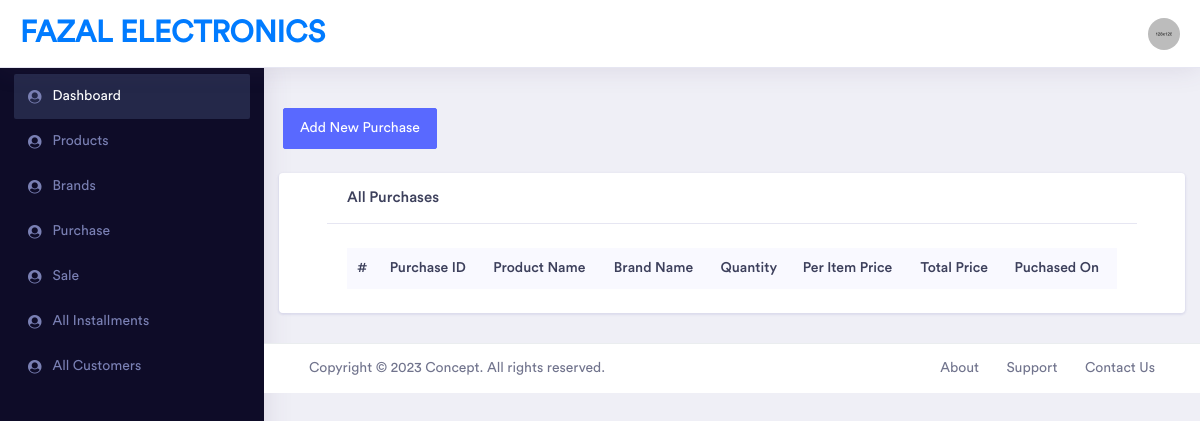
Page /views/product/purchases.php on the earlier database version.
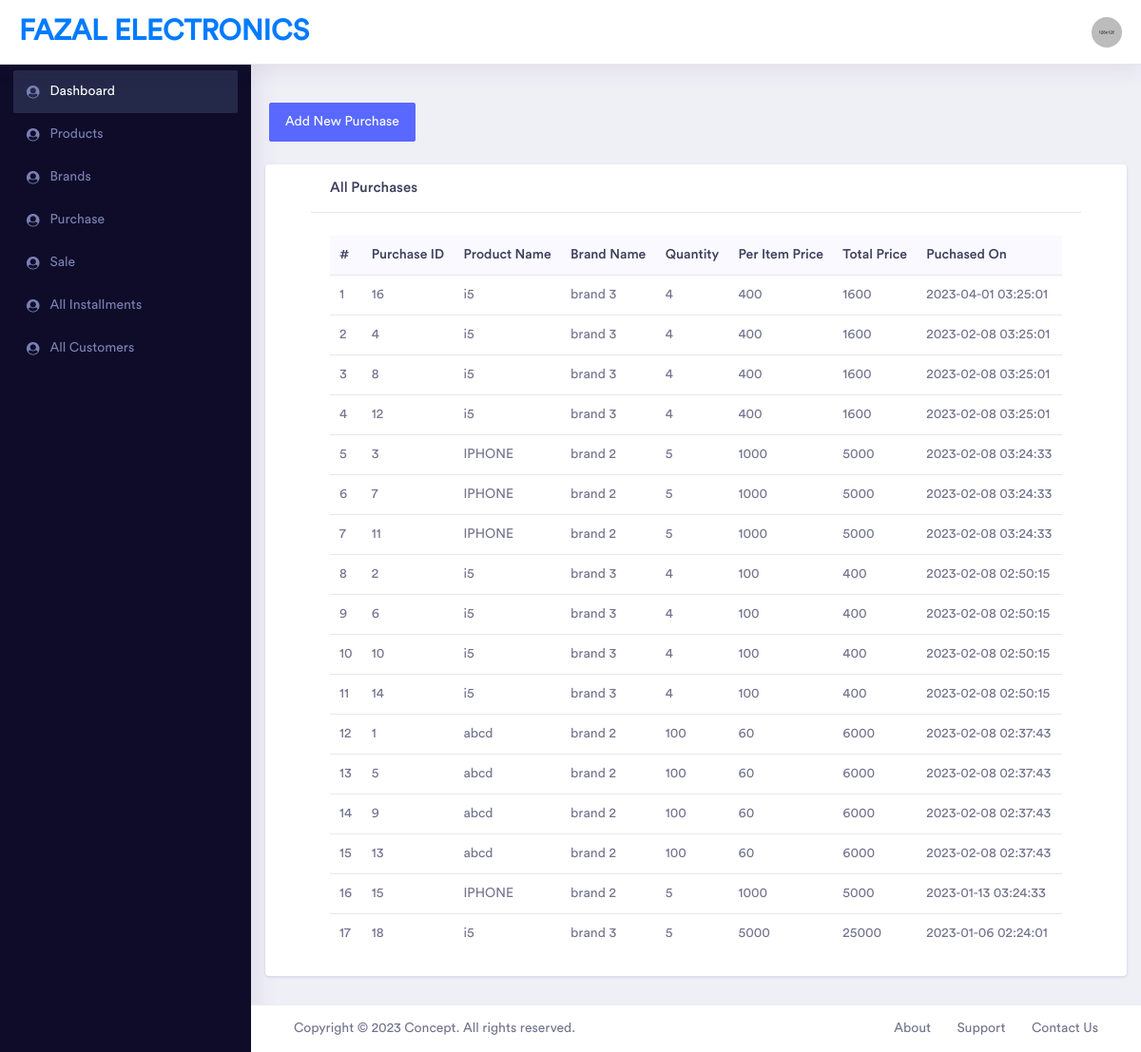
Same page on the later database version.
### tables this page shows
CREATE TABLE `purchase` (
  `id` int(11) NOT NULL,
  `product_id` varchar(256) DEFAULT NULL,
  `brand_id` varchar(256) DEFAULT NULL,
  `product_quantity` int(255) DEFAULT NULL,
  `per_item_price` int(255) DEFAULT NULL,
  `total_price` int(255) DEFAULT NULL,
  `purchased_on` datetime DEFAULT NULL,
  `status` varchar(11) DEFAULT '1'
);

CREATE TABLE `product` (
  `id` int(11) NOT NULL,
  `product_img_path` longtext DEFAULT NULL,
  `product_name` longtext DEFAULT NULL,
  `product_description` longtext DEFAULT NULL,
  `product_type` varchar(512) DEFAULT NULL,
  `quantity` int(11) DEFAULT 0,
  `brand_id` varchar(64) DEFAULT NULL,
  `status` varchar(11) DEFAULT '1',
  `created_on` datetime DEFAULT NULL
);

CREATE TABLE `brand` (
  `id` int(11) NOT NULL,
  `brand_img_path` longtext DEFAULT NULL,
  `brand_name` varchar(512) DEFAULT NULL,
  `brand_description` longtext DEFAULT NULL,
  `status` varchar(11) DEFAULT '1',
  `created_on` datetime DEFAULT NULL
);

### views/product/purchases.php (the view, shortened to what this page needs)
<?php
    include '../../includes/header.php';
    include '../../includes/sidebar.php';
?>
<div class="dashboard-wrapper">
    <div class="container-fluid" >
        <div class="d-flex justify-content-evenly mt-5">
            <div class="mx-1">
                <a class="btn btn-primary" href="product_purchase.php">Add New Purchase</a>
            </div>
        </div>
        <div class="row mt-4">
            <div class="col-12">
            <div class="card px-5">
                <h5 class="card-header">All Purchases</h5>
                <div class="card-body py-4">
                    <div class="table-responsive">
                        <table class="table" id="purchases_table_body">
                            <thead class="bg-light">
                                <tr class="border-0">
                                    <th class="border-0">#</th>
                                    <th class="border-0">Purchase ID</th>
                                    <th class="border-0">Product Name</th>
                                    <th class="border-0">Brand Name</th>
                                    <th class="border-0">Quantity</th>
                                    <th class="border-0">Per Item Price</th>
                                    <th class="border-0">Total Price</th>
                                    <th class="border-0">Puchased On</th>
                                </tr>
                            </thead>
                            <tbody>
                            <?php
                            $ret=mysqli_query($con,"SELECT * FROM `purchase` WHERE `status` = '1' ORDER BY `purchased_on` DESC");
                            $count=1;
                            while ($row=mysqli_fetch_array($ret))
                            {
                                ?>
                                <tr>
                                    <td><?=$count?></td>
                                    <td><?=$row['id']?> </td>
                                    <td>
                                        <?php
                                        $prd_id = $row['product_id'];
                                        $product_detail=mysqli_fetch_array(mysqli_query($con,"select product_name from product where id = '$prd_id'"));
                                        $product_name = $product_detail['product_name'];
                                        echo $product_name;?>
                                    </td>
                                    <td>
                                    <?php
                                        $b_id = $row['brand_id'];
                                        $brand_detail=mysqli_fetch_array(mysqli_query($con,"select * from brand where id = '$b_id'"));
                                        $brand_name = $brand_detail['brand_name'];
                                        echo $brand_name;
                                        ?>
                                    </td>
                                    <td><?php
                                        if(empty($row['product_quantity'])){
                                            echo '0';
                                        }else{
                                            echo $row['product_quantity'];
                                        }
                                        ?>
                                    </td>
                                    <td>
                                        <?php
                                        if(empty($row['per_item_price'])){
                                            echo '0';
                                        }else{
                                            echo $row['per_item_price'];
                                        }
                                        ?>
                                    </td>
                                    <td>
                                        <?php
                                        if(empty($row['total_price'])){
                                            echo '0';
                                        }else{
                                            echo $row['total_price'];
                                        }
                                        ?>
                                    </td>
                                    <td>
                                        <?=$row['purchased_on']?>
                                    </td>
                                </tr>
                                <?php
                                $count++;
                            }
                            ?>
                            </tbody>
                        </table>
                    </div>
                </div>
            </div>
            </div>
        </div>
    </div>
<?php
    include '../../includes/footer.php';
?>

Differences in the rows shown:
added purchase: id "16", product.product_name "i5", brand.brand_name "brand 3", product_quantity "4", per_item_price "400", total_price "1600", purchased_on "2023-04-01 03:25:01"
added purchase: id "4", product.product_name "i5", brand.brand_name "brand 3", product_quantity "4", per_item_price "400", total_price "1600", purchased_on "2023-02-08 03:25:01"
added purchase: id "8", product.product_name "i5", brand.brand_name "brand 3", product_quantity "4", per_item_price "400", total_price "1600", purchased_on "2023-02-08 03:25:01"
added purchase: id "12", product.product_name "i5", brand.brand_name "brand 3", product_quantity "4", per_item_price "400", total_price "1600", purchased_on "2023-02-08 03:25:01"
added purchase: id "3", product.product_name "IPHONE", brand.brand_name "brand 2", product_quantity "5", per_item_price "1000", total_price "5000", purchased_on "2023-02-08 03:24:33"
added purchase: id "7", product.product_name "IPHONE", brand.brand_name "brand 2", product_quantity "5", per_item_price "1000", total_price "5000", purchased_on "2023-02-08 03:24:33"
added purchase: id "11", product.product_name "IPHONE", brand.brand_name "brand 2", product_quantity "5", per_item_price "1000", total_price "5000", purchased_on "2023-02-08 03:24:33"
added purchase: id "2", product.product_name "i5", brand.brand_name "brand 3", product_quantity "4", per_item_price "100", total_price "400", purchased_on "2023-02-08 02:50:15"
added purchase: id "6", product.product_name "i5", brand.brand_name "brand 3", product_quantity "4", per_item_price "100", total_price "400", purchased_on "2023-02-08 02:50:15"
added purchase: id "10", product.product_name "i5", brand.brand_name "brand 3", product_quantity "4", per_item_price "100", total_price "400", purchased_on "2023-02-08 02:50:15"
added purchase: id "14", product.product_name "i5", brand.brand_name "brand 3", product_quantity "4", per_item_price "100", total_price "400", purchased_on "2023-02-08 02:50:15"
added purchase: id "1", product.product_name "abcd", brand.brand_name "brand 2", product_quantity "100", per_item_price "60", total_price "6000", purchased_on "2023-02-08 02:37:43"
added purchase: id "5", product.product_name "abcd", brand.brand_name "brand 2", product_quantity "100", per_item_price "60", total_price "6000", purchased_on "2023-02-08 02:37:43"
added purchase: id "9", product.product_name "abcd", brand.brand_name "brand 2", product_quantity "100", per_item_price "60", total_price "6000", purchased_on "2023-02-08 02:37:43"
added purchase: id "13", product.product_name "abcd", brand.brand_name "brand 2", product_quantity "100", per_item_price "60", total_price "6000", purchased_on "2023-02-08 02:37:43"
added purchase: id "15", product.product_name "IPHONE", brand.brand_name "brand 2", product_quantity "5", per_item_price "1000", total_price "5000", purchased_on "2023-01-13 03:24:33"
added purchase: id "18", product.product_name "i5", brand.brand_name "brand 3", product_quantity "5", per_item_price "5000", total_price "25000", purchased_on "2023-01-06 02:24:01"
